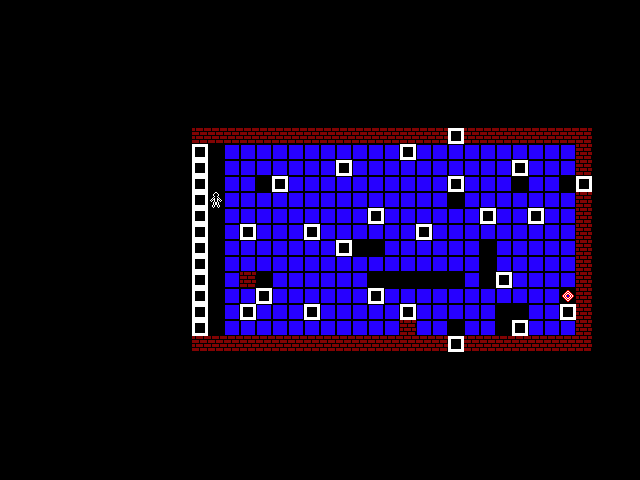

This game map was drawn from its Tiled (.tmx) file and the tilesets committed beside it. A one-line description and the trimmed map source follow:
An orthogonal 40x30 tile map with 16x16 px tiles, 3 tile layers (tiles, pieces, actors).

<map version="1.10" tiledversion="1.10.2" orientation="orthogonal" renderorder="right-down" width="40" height="30" tilewidth="16" tileheight="16" infinite="0" nextlayerid="6" nextobjectid="7">
 <tileset firstgid="1" name="tiles" tilewidth="16" tileheight="16" tilecount="81" columns="9">
  <image source="tiles.png" width="144" height="144" />
 </tileset>
 <layer id="1" name="tiles" width="40" height="30">
  <data>[1200 cells, 318 non-empty, 4 distinct tile ids]</data>
 </layer>
 <layer id="2" name="pieces" width="40" height="30">
  <data>[1200 cells, 0 non-empty, 0 distinct tile ids]</data>
 </layer>
 <layer id="3" name="actors" width="40" height="30">
  <data>[1200 cells, 1 non-empty, 1 distinct tile ids]</data>
 </layer>
 <objectgroup id="5" name="connectors" />
</map>
